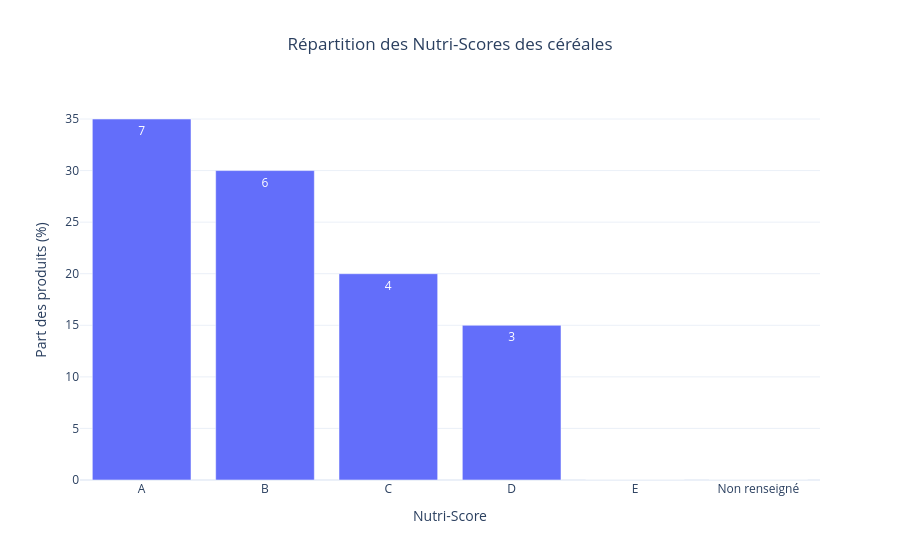

The cell this chart's notebook holds for it:
### Code cell
#Graphique interactif Nutri-Score


fig_nutri = px.bar(
    repartition,
    x="nutriscore",
    y="part_pct",
    text="nb_produits",
    category_orders={"nutriscore": ordre},
    title="Répartition des Nutri-Scores des céréales",
    labels={
        "nutriscore": "Nutri-Score",
        "part_pct": "Part des produits (%)"
    },
    hover_data=["nb_produits"],
    template="plotly_white"
)

fig_nutri.update_layout(
    height=450,
    title_x=0.5
)

fig_nutri.show()

### Figure 1 — Plotly figure (JSON) as saved in the notebook; plotly's stock layout.template omitted (floating-point values rounded to 4 significant figures)
{"data": [{"alignmentgroup": "True", "customdata": [[7], [6], [4], [3], [0], [0]], "hovertemplate": "Nutri-Score=%{x}<br>Part des produits (%)=%{y}<br>nb_produits=%{customdata[0]}<extra></extra>", "legendgroup": "", "marker": {"color": "#636efa", "pattern": {"shape": ""}}, "name": "", "offsetgroup": "", "orientation": "v", "showlegend": false, "text": [7, 6, 4, 3, 0, 0], "textposition": "auto", "type": "bar", "x": ["A", "B", "C", "D", "E", "Non renseigné"], "xaxis": "x", "y": [35, 30, 20, 15, 0, 0], "yaxis": "y"}], "layout": {"autosize": true, "barmode": "relative", "legend": {"tracegroupgap": 0}, "title": {"text": "Répartition des Nutri-Scores des céréales", "x": 0.5}, "xaxis": {"anchor": "y", "autorange": true, "categoryarray": ["A", "B", "C", "D", "E", "Non renseigné"], "categoryorder": "array", "domain": [0, 1], "range": [-0.5, 5.5], "title": {"text": "Nutri-Score"}, "type": "category"}, "yaxis": {"anchor": "x", "autorange": true, "domain": [0, 1], "range": [0, 36.84], "title": {"text": "Part des produits (%)"}, "type": "linear"}}}
